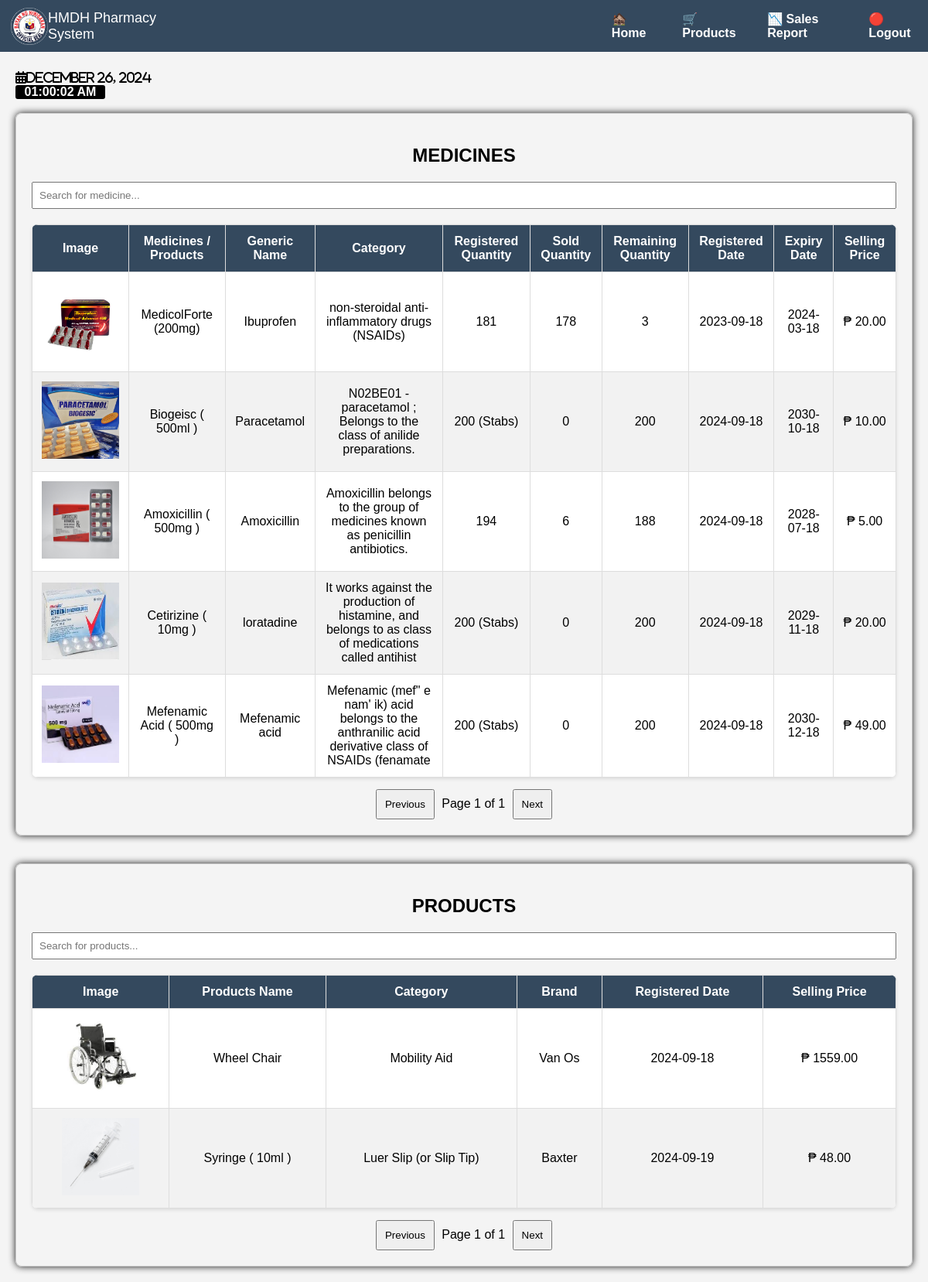
Page /Pharmacy/PharmacyProducts.php on the committed database.
### tables this page shows
CREATE TABLE `pharmacy_medicines_products` (
  `id` int(11) NOT NULL,
  `medicine_product` varchar(255) NOT NULL,
  `image` varchar(255) NOT NULL,
  `generic_name` varchar(255) NOT NULL,
  `category` varchar(100) NOT NULL,
  `registered_quantity` varchar(255) NOT NULL,
  `sold_quantity` int(11) NOT NULL,
  `remain_quantity` varchar(255) GENERATED ALWAYS AS (`registered_quantity` - `sold_quantity`) VIRTUAL,
  `registered` date NOT NULL,
  `expiry` date NOT NULL,
  `selling_price` decimal(10,2) NOT NULL
);

CREATE TABLE `pharmacy_products` (
  `id` int(11) NOT NULL,
  `image` varchar(255) NOT NULL,
  `product` varchar(255) NOT NULL,
  `category` varchar(255) NOT NULL,
  `brand` varchar(255) NOT NULL,
  `date_registered` date NOT NULL,
  `selling_price` decimal(10,2) NOT NULL,
  `registered_quantity` varchar(255) DEFAULT '0',
  `sold_quantity` int(11) DEFAULT 0,
  `remaining_quantity` int(11) GENERATED ALWAYS AS (`registered_quantity` - `sold_quantity`) STORED
);

### Pharmacy/PharmacyProducts.php (the view, shortened to what this page needs)
<!DOCTYPE html>
<html lang="en">
<head>
    <link rel="stylesheet" href="https://cdnjs.cloudflare.com/ajax/libs/font-awesome/6.0.0-beta3/css/all.min.css">
    <link rel="stylesheet" href="Product.css">
</head>
<body>
<nav>
    <img src="img/hini.png" alt="Logo" class="nav-logo" style="width: 4%; margin-left: 1%;">
    <div class="nav-left" style="margin-right: 45%;">HMDH Pharmacy System</div>
    <div class="nav-right">
        <a href="PharmacyPOS.php">🏚️ Home</a>
        <a href="PharmacyProducts.php">🛒 Products</a>
        <a href="PharmacySalesReport.php">📉 Sales Report</a>
        <a href="#">🔴 Logout</a>
    </div>
</nav>
<section id="datetime"><br><br><br><br>
    <div class="fas fa-calendar-alt" id="current-date" style="font-weight: bold;"></div><br>
    <div id="current-time" style="font-weight: bold; background-color:black; width: 10%; text-align: center; color: white; border-radius: 3px;"></div>
</section><br>
<section >
    <div style="border: 1px solid #ccc; border-radius: 8px; padding: 20px; box-shadow: 0 0 10px rgba(0,0,0,0.9);">
        <h2 style="text-align: center;">MEDICINES</h2>
        <div style="margin-bottom: 15px;">
            <input type="text" id="search-medicines" placeholder="Search for medicine..." style="padding: 8px; width: calc(100% - 20px);">
        </div>
        <table id="medicines-table" style="border-collapse: collapse; width: 100%;">
            <thead>
                <tr>
                    <th>Image</th>
                    <th>Medicines / Products</th>
                    <th>Generic Name</th>
                    <th>Category</th>
                    <th>Registered Quantity</th>
                    <th>Sold Quantity</th>
                    <th>Remaining Quantity</th>
                    <th>Registered Date</th>
                    <th>Expiry Date</th>
                    <th>Selling Price</th>
                </tr>
            </thead>
            <tbody>
                <?php
                $servername = "localhost";
                $username = "root";
                $password = "";
                $dbname = "database";
                $conn = new mysqli($servername, $username, $password, $dbname);
                $rows_per_page = 5;
                $page = isset($_GET['page']) ? (int)$_GET['page'] : 1;
                $offset = ($page - 1) * $rows_per_page;
                $sql = "SELECT * FROM pharmacy_medicines_products LIMIT $offset, $rows_per_page";
                $result = $conn->query($sql);
                if ($result->num_rows > 0) {
                    while ($row = $result->fetch_assoc()) {
                        echo "<tr>";
                        echo "<td><img src='" . $row["image"] . "' alt='Product Image' style='width: 100px; height: 100px;'></td>";
                        echo "<td>" . $row["medicine_product"] . "</td>";
                        echo "<td>" . $row["generic_name"] . "</td>";
                        echo "<td>" . $row["category"] . "</td>";
                        echo "<td>" . $row["registered_quantity"] . "</td>";
                        echo "<td>" . $row["sold_quantity"] . "</td>";
                        echo "<td>" . $row["remain_quantity"] . "</td>";
                        echo "<td>" . $row["registered"] . "</td>";
                        echo "<td>" . $row["expiry"] . "</td>";
                        echo "<td>₱ " . $row["selling_price"] . "</td>";
                        echo "</tr>";
                    }
                } else {
                    echo "<tr><td colspan='10' style='text-align: center;'>No records found</td></tr>";
                }
                ?>
            </tbody>
        </table>
        <div style="margin-top: 15px; text-align: center;">
            <button style="padding: 10px; margin: 0 5px; " onclick="navigateMedicines(-1)">Previous</button>
            <span>Page <?php echo $page; ?> of <?php echo ceil($result->num_rows / $rows_per_page); ?></span>
            <button style="padding: 10px; margin: 0 5px;" onclick="navigateMedicines(1)">Next</button>
        </div>
    </div>
</section><br><br>
<section >
    <div style="border: 1px solid #ccc; border-radius: 8px; padding: 20px; box-shadow: 0 0 10px rgba(0,0,0,0.9);">
        <h2 style="text-align: center;">PRODUCTS</h2>
        <div style="margin-bottom: 15px;">
            <input type="text" id="search-products" placeholder="Search for products..." style="padding: 8px; width: calc(100% - 20px);">
        </div>
        <table id="products-table" style="border-collapse: collapse; width: 100%;">
            <thead>
                <tr>
                    <th>Image</th>
                    <th>Products Name</th>
                    <th>Category</th>
                    <th>Brand</th>
                    <th>Registered Date</th>
                    <th>Selling Price</th>
                </tr>
            </thead>
            <tbody>
                <?php
                $conn = new mysqli($servername, $username, $password, $dbname);
                $sql = "SELECT * FROM pharmacy_products LIMIT $offset, $rows_per_page";
                $result = $conn->query($sql);
                if ($result->num_rows > 0) {
                    while ($row = $result->fetch_assoc()) {
                        echo "<tr>";
                        echo "<td><img src='" . $row["image"] . "' alt='Product Image' style='width: 100px; height: 100px;'></td>";
                        echo "<td>" . $row["product"] . "</td>";
                        echo "<td>" . $row["category"] . "</td>";
                        echo "<td>" . $row["brand"] . "</td>";
                        echo "<td>" . $row["date_registered"] . "</td>";
                        echo "<td>₱ " . $row["selling_price"] . "</td>";
                        echo "</tr>";
                    }
                } else {
                    echo "<tr><td colspan='6' style='text-align: center;'>No records found</td></tr>";
                }
                ?>
            </tbody>
        </table>
        <div style="margin-top: 15px; text-align: center;">
            <button style="padding: 10px; margin: 0 5px;" onclick="navigateProducts(-1)">Previous</button>
            <span>Page <?php echo $page; ?> of <?php echo ceil($result->num_rows / $rows_per_page); ?></span>
            <button style="padding: 10px; margin: 0 5px;" onclick="navigateProducts(1)">Next</button>
        </div>
    </div>
</section>
</body>
</html>

### Pharmacy/Product.css (style rules this page uses)
body { font-family: Arial, sans-serif; display: flex; flex-direction: column; padding: 20px; background-color: #f4f4f4; margin: 0; }
nav { background-color: #34495e; color: white; padding: 5px 2px; display: flex; justify-content: space-between; align-items: center; position: fixed; top: 0; left: 0; width: 100%; z-index: 1000; }
.nav-left { font-size: 18px; color: white; }
.nav-right { display: flex; }
nav a { color: white; text-decoration: none; font-weight: bold; padding: 10px 20px; }
table { width: 100%; border-collapse: collapse; margin-top: 20px; background-color: #ffffff; border-radius: 8px; overflow: hidden; box-shadow: 0 2px 4px rgba(0, 0, 0, 0.1); }
th, td { border: 1px solid #ddd; padding: 12px; text-align: center; }
th { background-color: #34495e; color: white; font-weight: bold; }
tbody tr:nth-child(even) { background-color: #f2f2f2; }

### rows in the picture
pharmacy_medicines_products: image (picture), medicine_product "MedicolForte (200mg)", generic_name "Ibuprofen", category "non-steroidal anti-inflammatory drugs (NSAIDs)", registered_quantity "181", sold_quantity "178", remain_quantity "3", registered "2023-09-18", expiry "2024-03-18", selling_price "20.00"
pharmacy_medicines_products: image (picture), medicine_product "Biogeisc ( 500ml )", generic_name "Paracetamol", category "N02BE01 - paracetamol ; Belongs to the class of anilide preparations.", registered_quantity "200 (Stabs)", sold_quantity "0", remain_quantity "200", registered "2024-09-18", expiry "2030-10-18", selling_price "10.00"
pharmacy_medicines_products: image (picture), medicine_product "Amoxicillin ( 500mg )", generic_name "Amoxicillin", category "Amoxicillin belongs to the group of medicines known as penicillin antibiotics.", registered_quantity "194", sold_quantity "6", remain_quantity "188", registered "2024-09-18", expiry "2028-07-18", selling_price "5.00"
pharmacy_medicines_products: image (picture), medicine_product "Cetirizine ( 10mg )", generic_name "loratadine", category "It works against the production of histamine, and belongs to as class of medications called antihist", registered_quantity "200 (Stabs)", sold_quantity "0", remain_quantity "200", registered "2024-09-18", expiry "2029-11-18", selling_price "20.00"
pharmacy_medicines_products: image (picture), medicine_product "Mefenamic Acid ( 500mg )", generic_name "Mefenamic acid", category "Mefenamic (mef\" e nam' ik) acid belongs to the anthranilic acid derivative class of NSAIDs (fenamate", registered_quantity "200 (Stabs)", sold_quantity "0", remain_quantity "200", registered "2024-09-18", expiry "2030-12-18", selling_price "49.00"
pharmacy_products: image (picture), product "Wheel Chair", category "Mobility Aid", brand "Van Os", date_registered "2024-09-18", selling_price "1559.00"
pharmacy_products: image (picture), product "Syringe ( 10ml )", category "Luer Slip (or Slip Tip)", brand "Baxter", date_registered "2024-09-19", selling_price "48.00"

### other values in the picture
$page "1"
ceil($result->num_rows / $rows_per_page) "1"
